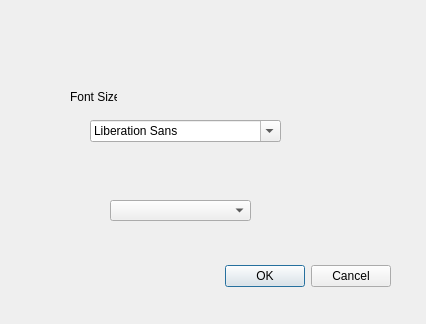
<?xml version="1.0" encoding="UTF-8"?>
<ui version="4.0">
 <class>Preferences</class>
 <widget class="QDialog" name="Preferences">
  <property name="geometry">
   <rect>
    <x>0</x>
    <y>0</y>
    <width>426</width>
    <height>324</height>
   </rect>
  </property>
  <property name="windowTitle">
   <string>Dialog</string>
  </property>
  <widget class="QDialogButtonBox" name="buttonBox">
   <property name="geometry">
    <rect>
     <x>50</x>
     <y>260</y>
     <width>341</width>
     <height>32</height>
    </rect>
   </property>
   <property name="orientation">
    <enum>Qt::Horizontal</enum>
   </property>
   <property name="standardButtons">
    <set>QDialogButtonBox::Cancel|QDialogButtonBox::Ok</set>
   </property>
  </widget>
  <widget class="QLabel" name="label">
   <property name="geometry">
    <rect>
     <x>70</x>
     <y>90</y>
     <width>47</width>
     <height>13</height>
    </rect>
   </property>
   <property name="text">
    <string>Font Size</string>
   </property>
  </widget>
  <widget class="QFontComboBox" name="fontComboBox">
   <property name="geometry">
    <rect>
     <x>90</x>
     <y>120</y>
     <width>191</width>
     <height>22</height>
    </rect>
   </property>
  </widget>
  <widget class="QComboBox" name="comboBox">
   <property name="geometry">
    <rect>
     <x>110</x>
     <y>200</y>
     <width>141</width>
     <height>21</height>
    </rect>
   </property>
  </widget>
 </widget>
 <resources/>
 <connections>
  <connection>
   <sender>buttonBox</sender>
   <signal>accepted()</signal>
   <receiver>Preferences</receiver>
   <slot>accept()</slot>
   <hints>
    <hint type="sourcelabel">
     <x>248</x>
     <y>254</y>
    </hint>
    <hint type="destinationlabel">
     <x>157</x>
     <y>274</y>
    </hint>
   </hints>
  </connection>
  <connection>
   <sender>buttonBox</sender>
   <signal>rejected()</signal>
   <receiver>Preferences</receiver>
   <slot>reject()</slot>
   <hints>
    <hint type="sourcelabel">
     <x>316</x>
     <y>260</y>
    </hint>
    <hint type="destinationlabel">
     <x>286</x>
     <y>274</y>
    </hint>
   </hints>
  </connection>
 </connections>
</ui>
